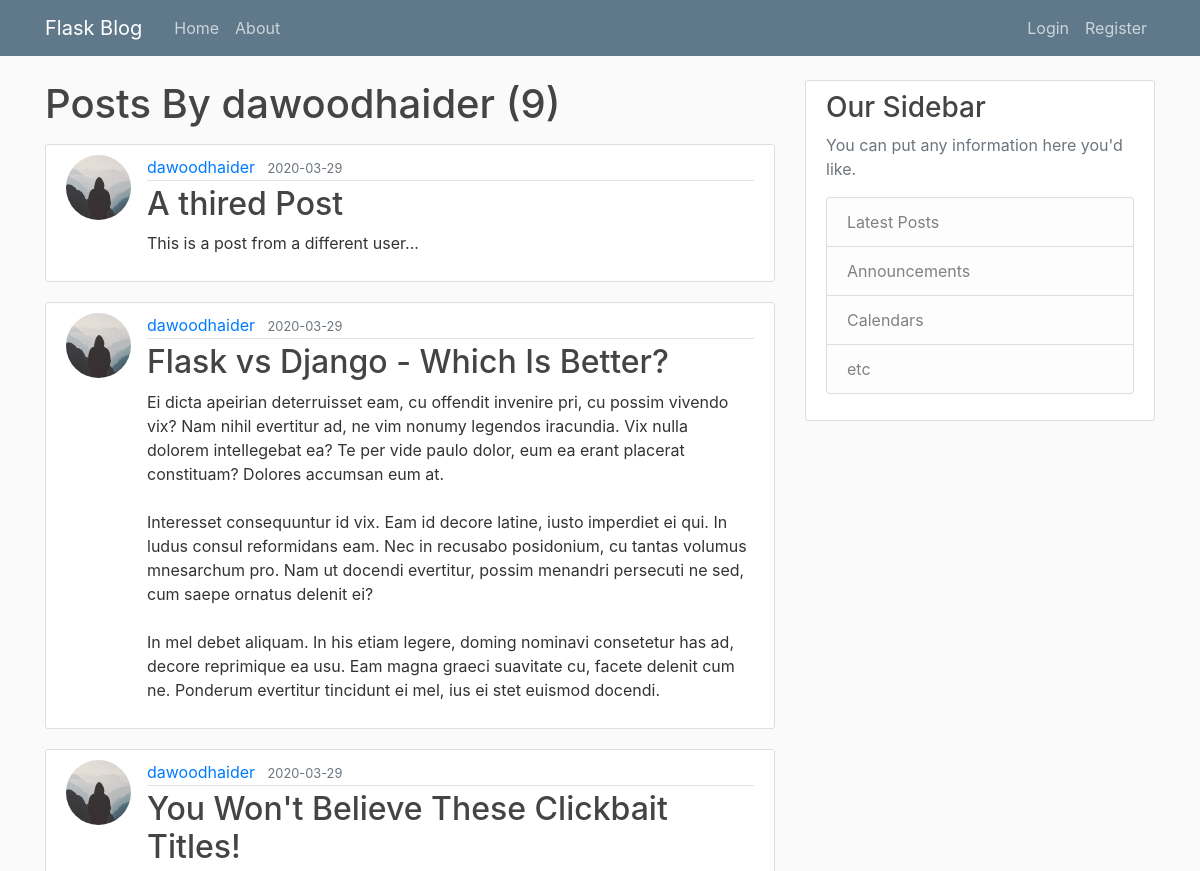
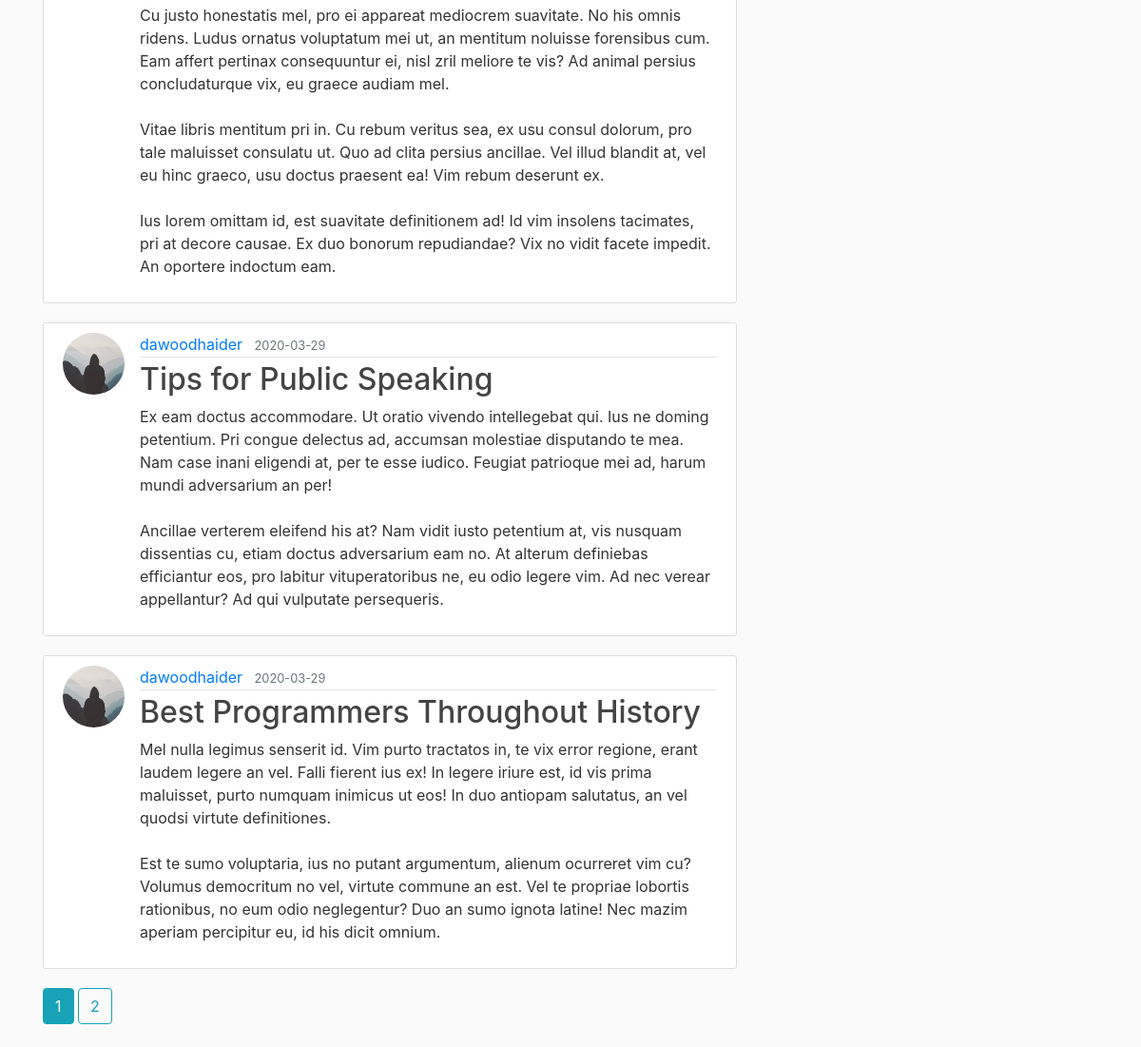
The page /user/dawoodhaider on the database its author committed (2 pictures, top to bottom).
### myApp/models.py (models this page shows, shortened)
class User(db.Model, UserMixin):
    id = db.Column(db.Integer, primary_key=True)
    username = db.Column(db.String(20), unique=True, nullable=False)
    email = db.Column(db.String(120), unique=True, nullable=False)
    image_file = db.Column(db.String(20),  nullable=False, default='default.jpg')
    password = db.Column(db.String(60), nullable=False)
    posts = db.relationship('Post', backref='author', lazy=True)

class Post(db.Model):
    id = db.Column(db.Integer, primary_key=True)
    title = db.Column(db.String(100), nullable=False)
    date_posted = db.Column(db.DateTime, nullable=False, default=datetime.utcnow)
    content = db.Column(db.Text, nullable=False)
    user_id = db.Column(db.Integer, db.ForeignKey('user.id'), nullable=False)

### myApp/users/routes.py (the view)
@users.route('/user/<string:username>')
def user_post(username):
    page = request.args.get('page', 1, type=int)
    user = User.query.filter_by(username=username).first_or_404()
    posts = Post.query.filter_by(author=user)\
            .order_by(Post.date_posted.desc())\
            .paginate(page=page, per_page=5)
    return render_template('user_post.html', posts=posts, user=user)

### myApp/templates/user_post.html (shortened to what this page needs)
{% extends "layout.html" %}
{% block content %}
    <h1 class="mb-3">Posts By {{ user.username}} ({{ posts.total }}) </h1>
{% for post in posts.items %}
    <article class="media content-section">
        <img src="{{ url_for('static', filename='profile_pics/' + post.author.image_file) }}" alt="" class="rounded-circle article-img">
        <div class="media-body">
            <div class="article-metadata">
                <a class="mr-2" href="{{ url_for('users.user_post', username=post.author.username) }}">{{ post.author.username }}</a>
                <small class="text-muted">{{ post.date_posted.strftime('%Y-%m-%d') }}</small>
            </div>
            <h2><a class="article-title" href="{{ url_for('posts.post', post_id=post.id) }}">{{ post.title }}</a></h2>
            <p class="article-content">{{ post.content }}</p>
        </div>
    </article>
{% endfor %}
{% for page_num in posts.iter_pages(left_edge=1, right_edge=1, left_current=1, right_current=2) %}
    {% if page_num %}
        {% if posts.page == page_num %}
            <a class="btn btn-info mb-4" href="{{ url_for('users.user_post', username=user.username, page=page_num) }}">{{ page_num }}</a>
        {% else %}
            <a class="btn btn-outline-info mb-4" href="{{ url_for('users.user_post', username=user.username, page=page_num) }}">{{ page_num }}</a>
        {% endif %}
    {% endif %}
{% endfor %}
{% endblock content %}

### myApp/static/main.css (style rules this page uses)
body { background: #fafafa; color: #333333; margin-top: 5rem; }
h1, h2, h3, h4, h5, h6 { color: #444444; }
.content-section { background: #ffffff; padding: 10px 20px; border: 1px solid #dddddd; border-radius: 3px; margin-bottom: 20px; }
.article-title { color: #444444; }
.article-content { white-space: pre-line; }
.article-img { height: 65px; width: 65px; margin-right: 16px; }
.article-metadata { padding-bottom: 1px; margin-bottom: 4px; border-bottom: 1px solid #e3e3e3 }

### rows shown on the page
User: username "dawoodhaider"
Post: image_file (placeholder picture), author.username "dawoodhaider", date_posted "2020-03-29", title "A thired Post", content "This is a post from a different user..."
Post: image_file (placeholder picture), author.username "dawoodhaider", date_posted "2020-03-29", title "Flask vs Django - Which Is Better?", content "Ei dicta apeirian deterruisset eam, cu offendit invenire pri, cu possim vivendo vix? Nam nihil evertitur ad, ne vim nonumy legendos iracundia. Vix nulla dolorem intellegebat ea? Te per vide paulo dolor, eum ea erant placerat constituam? Dolores accumsan eum at. Interesset consequuntur id vix. Eam id decore latine, iusto imperdiet ei qui. In ludus consul reformidans eam. Nec in recusabo posidonium, cu tantas volumus mnesarchum pro. Nam ut docendi evertitur, possim menandri persecuti ne sed, cum saepe ornatus delenit ei? In mel debet aliquam. In his etiam legere, doming nominavi consetetur has ad, decore reprimique ea usu. Eam magna graeci suavitate cu, facete delenit cum ne. Ponderum…"
Post: image_file (placeholder picture), author.username "dawoodhaider", date_posted "2020-03-29", title "You Won't Believe These Clickbait Titles!", content "Cu justo honestatis mel, pro ei appareat mediocrem suavitate. No his omnis ridens. Ludus ornatus voluptatum mei ut, an mentitum noluisse forensibus cum. Eam affert pertinax consequuntur ei, nisl zril meliore te vis? Ad animal persius concludaturque vix, eu graece audiam mel. Vitae libris mentitum pri in. Cu rebum veritus sea, ex usu consul dolorum, pro tale maluisset consulatu ut. Quo ad clita persius ancillae. Vel illud blandit at, vel eu hinc graeco, usu doctus praesent ea! Vim rebum deserunt ex. Ius lorem omittam id, est suavitate definitionem ad! Id vim insolens tacimates, pri at decore causae. Ex duo bonorum repudiandae? Vix no vidit facete impedit. An oportere indoctum eam."
Post: image_file (placeholder picture), author.username "dawoodhaider", date_posted "2020-03-29", title "Tips for Public Speaking", content "Ex eam doctus accommodare. Ut oratio vivendo intellegebat qui. Ius ne doming petentium. Pri congue delectus ad, accumsan molestiae disputando te mea. Nam case inani eligendi at, per te esse iudico. Feugiat patrioque mei ad, harum mundi adversarium an per! Ancillae verterem eleifend his at? Nam vidit iusto petentium at, vis nusquam dissentias cu, etiam doctus adversarium eam no. At alterum definiebas efficiantur eos, pro labitur vituperatoribus ne, eu odio legere vim. Ad nec verear appellantur? Ad qui vulputate persequeris."
Post: image_file (placeholder picture), author.username "dawoodhaider", date_posted "2020-03-29", title "Best Programmers Throughout History", content "Mel nulla legimus senserit id. Vim purto tractatos in, te vix error regione, erant laudem legere an vel. Falli fierent ius ex! In legere iriure est, id vis prima maluisset, purto numquam inimicus ut eos! In duo antiopam salutatus, an vel quodsi virtute definitiones. Est te sumo voluptaria, ius no putant argumentum, alienum ocurreret vim cu? Volumus democritum no vel, virtute commune an est. Vel te propriae lobortis rationibus, no eum odio neglegentur? Duo an sumo ignota latine! Nec mazim aperiam percipitur eu, id his dicit omnium."

### other values the page prints
{{ posts.total }} "9"
{{ page_num }} "1"
{{ page_num }} "2"
